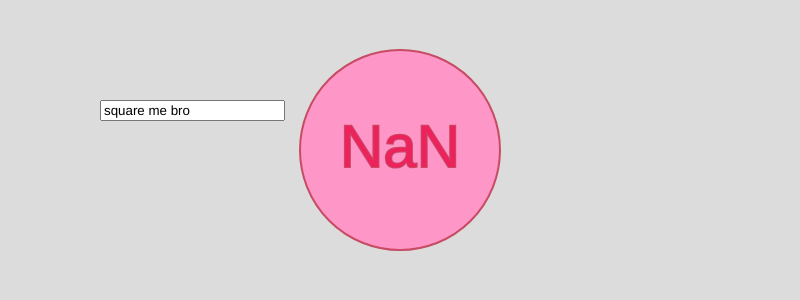
Frame 1 (no input)
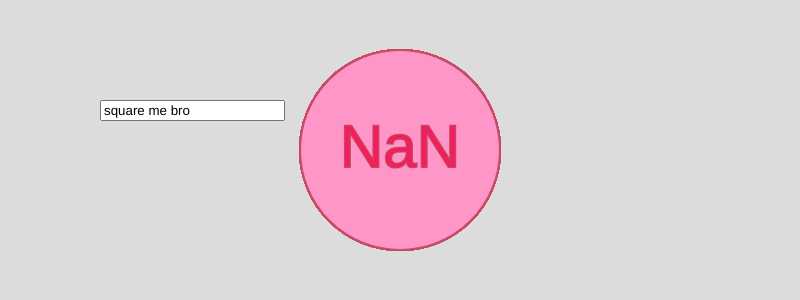
Frame 60 (no input)
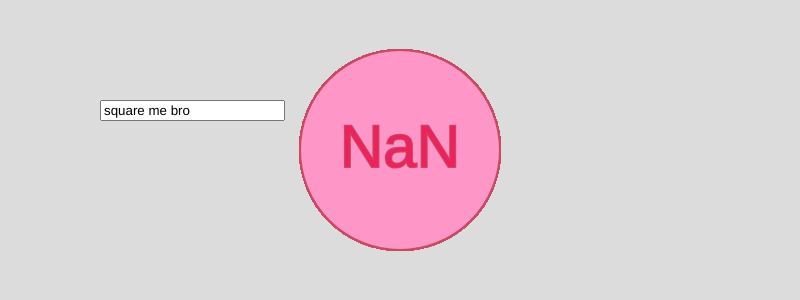
Frame 120 (the mouse pressed at the canvas centre since frame 60)

The p5.js sketch that drew these frames (run headless with seeded random() and noise() and a simulated clock; from frame 60 on, the mouse is pressed at the canvas centre):

// p5.js sketch
// ── sketch.js
let myInput; 
var bro

function setup() {
  createCanvas(800, 300);
  background(220);
  myInput = createInput('square me bro')
  myInput.position(100,100)
let bro = myInput.value()
}

function draw() {
  var potato
  
  
  sircle(width/2, height/2, 200,)
  squared(bro)
  
  //names don't matter and thus can be funny
  function sircle (rightness, downness, roundness){
    fill(rightness, downness, roundness)
    stroke(rightness/2, downness/2, roundness/2)
    strokeWeight(roundness/100)
    ellipse(rightness, downness, roundness, roundness)
  }
    
  //give the square of a function
  function squared(num){
    potato = num * num
    return potato;
    
  }
   
  //display potato
  textSize(60)
    fill(237,34,93)
    textAlign(CENTER, CENTER)
    text(potato, width/2, height/2)
    return potato;
  
}
